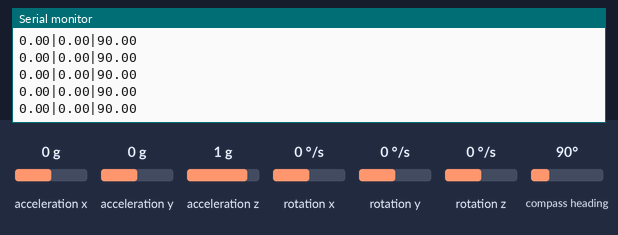
The sketch below on a simulated Arduino Uno, built with avr-gcc and run on an emulated ATmega328P. On the bench: the last lines printed to the serial monitor. Inputs (shaded band) come from the test bench; at power-on: acceleration x 0 g, acceleration y 0 g, acceleration z 1 g, compass heading 90°, rotation x 0 °/s, rotation y 0 °/s, rotation z 0 °/s.

Above: at 3.2 s.
3.3 s: acceleration x set to -1.4 g
At 4.0 s:
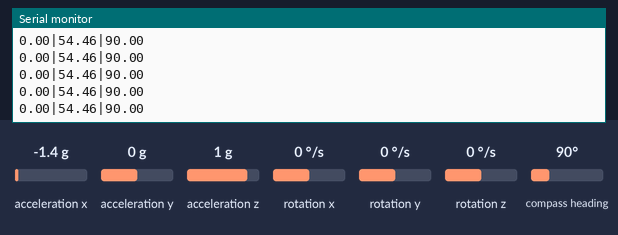
4.8 s: acceleration y set to -1.4 g
At 5.6 s:
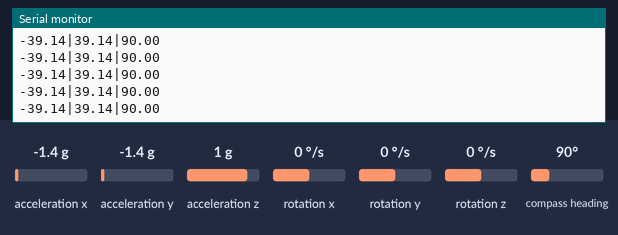
6.3 s: acceleration z set to -1.4 g
At 6.9 s:
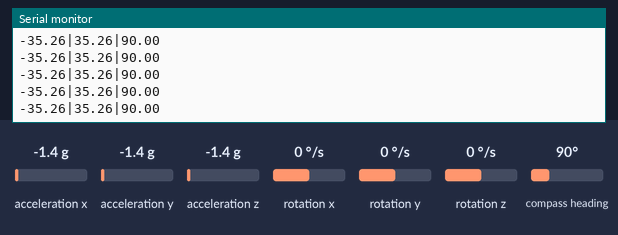
7.8 s: compass heading set to 7°
At 8.7 s:
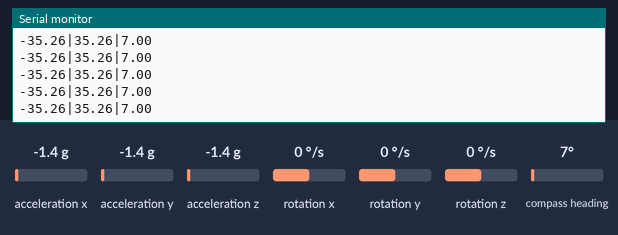
Timing chart, 0 to 10.3 s (numbered marks = the images above; inputs shaded):
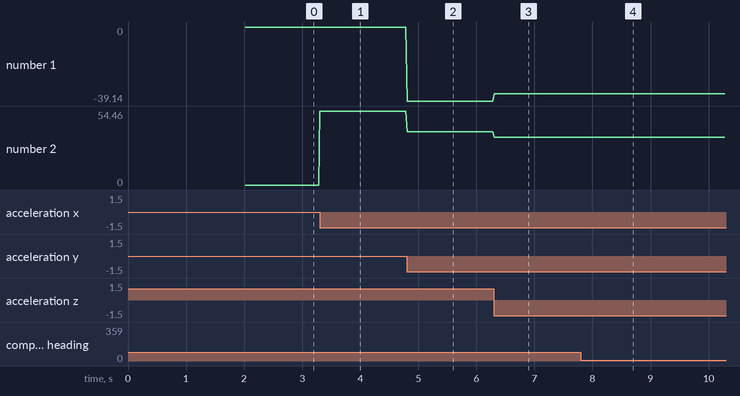

The sketch:

simple.ino
```cpp
#include "MPU9250.h"
#include "eeprom_utils.h"

MPU9250 mpu;


int ledPin = 13; // choose the pin for the LED
int inPin = 8;   // choose the input pin (for a pushbutton)
int val = 0;     // variable for reading the pin status


void calibrate() {
   mpu.setup();
  mpu.setMagneticDeclination(-0.2);
  mpu.calibrateAccelGyro();
  mpu.calibrateMag();

  // save to eeprom
  saveCalibration();

  // load from eeprom
  loadCalibration();
}


void setup()
{

  Serial.begin(115200);

  Wire.begin();
  mpu.setup();
  //calibrate();
  delay(2000);

}

void loop()
{
    static uint32_t prev_ms = millis();
    if ((millis() - prev_ms) > 16)
    {
      mpu.update();
      //mpu.print();


      Serial.print(mpu.getRoll());
      Serial.print("|");
      Serial.print(mpu.getPitch());
      Serial.print("|");
      Serial.println(mpu.getYaw());

      prev_ms = millis();
    }
}
```

EEPROMExt.h
```cpp
#pragma once
#ifndef EEPROMEXT_H
#define EEPROMEXT_H

#include <Arduino.h>
#include <EEPROM.h>

struct EEPROMExt : EEPROMClass
{
private:

    uint8_t* _data;
    size_t _size;
    bool _dirty;

public:

    uint8_t readByte (int address)
    {
        uint8_t value = 0;
        return readAll (address, value);
    }

    int8_t readChar (int address)
    {
        int8_t value = 0;
        return readAll (address, value);
    }

    uint8_t readUChar (int address)
    {
        uint8_t value = 0;
        return readAll (address, value);
    }

    int16_t readShort (int address)
    {
        int16_t value = 0;
        return readAll (address, value);
    }

    uint16_t readUShort (int address)
    {
        uint16_t value = 0;
        return readAll (address, value);
    }

    int32_t readInt (int address)
    {
        int32_t value = 0;
        return readAll (address, value);
    }

    uint32_t readUInt (int address)
    {
        uint32_t value = 0;
        return readAll (address, value);
    }

    int32_t readLong (int address)
    {
        int32_t value = 0;
        return readAll (address, value);
    }

    uint32_t readULong (int address)
    {
        uint32_t value = 0;
        return readAll (address, value);
    }

    int64_t readLong64 (int address)
    {
        int64_t value = 0;
        return readAll (address, value);
    }

    uint64_t readULong64 (int address)
    {
        uint64_t value = 0;
        return readAll (address, value);
    }

    float readFloat (int address)
    {
        float value = 0;
        return readAll (address, value);
    }

    double readDouble (int address)
    {
        double value = 0;
        return readAll (address, value);
    }

    bool readBool (int address)
    {
        int8_t value = 0;
        return readAll (address, value) ? 1 : 0;
    }

    size_t readString (int address, char* value, size_t maxLen)
    {
        if (!value)
            return 0;

        if (address < 0 || address + maxLen > _size)
            return 0;

        uint16_t len;
        for (len = 0; len <= _size; len++)
            if (_data[address + len] == 0)
            break;

        if (address + len > _size)
            return 0;

        memcpy((uint8_t*) value, _data + address, len);
        value[len] = 0;
        return len;
    }

    String readString (int address)
    {
        if (address < 0 || address > _size)
            return String(0);

        uint16_t len;
        for (len = 0; len <= _size; len++)
            if (_data[address + len] == 0)
            break;

        if (address + len > _size)
            return String(0);

        char value[len];
        memcpy((uint8_t*) value, _data + address, len);
        value[len] = 0;
        return String(value);
    }

    size_t readBytes (int address, void* value, size_t maxLen)
    {
        if (!value || !maxLen)
            return 0;

        if (address < 0 || address + maxLen > _size)
            return 0;

        memcpy((void*) value, _data + address, maxLen);
        return maxLen;
        }

        template <class T> T readAll (int address, T &value)
        {
        if (address < 0 || address + sizeof(T) > _size)
            return value;

        memcpy((uint8_t*) &value, _data + address, sizeof(T));
        return value;
    }

    template <class T> T writeAll (int address, const T &value)
    {
        if (address < 0 || address + sizeof(T) > _size)
            return value;

        memcpy(_data + address, (const uint8_t*) &value, sizeof(T));
        _dirty = true;

        return sizeof (value);
    }

    size_t writeByte (int address, uint8_t value)
    {
        return writeAll (address, value);
    }

    size_t writeChar (int address, int8_t value)
    {
        return writeAll (address, value);
    }

    size_t writeUChar (int address, uint8_t value)
    {
        return writeAll (address, value);
    }

    size_t writeShort (int address, int16_t value)
    {
        return writeAll (address, value);
    }

    size_t writeUShort (int address, uint16_t value)
    {
        return writeAll (address, value);
    }

    size_t writeInt (int address, int32_t value)
    {
        return writeAll (address, value);
    }

    size_t writeUInt (int address, uint32_t value)
    {
        return writeAll (address, value);
    }

    size_t writeLong (int address, int32_t value)
    {
        return writeAll (address, value);
    }

    size_t writeULong (int address, uint32_t value)
    {
        return writeAll (address, value);
    }

    size_t writeLong64 (int address, int64_t value)
    {
        return writeAll (address, value);
    }

    size_t writeULong64 (int address, uint64_t value)
    {
        return writeAll (address, value);
    }

    size_t writeFloat (int address, float value)
    {
        return writeAll (address, value);
    }

    size_t writeDouble (int address, double value)
    {
        return writeAll (address, value);
    }

    size_t writeBool (int address, bool value)
    {
        int8_t Bool;
        value ? Bool = 1 : Bool = 0;
        return writeAll (address, Bool);
    }

    size_t writeString (int address, const char* value)
    {
        if (!value)
            return 0;

        if (address < 0 || address > _size)
            return 0;

        uint16_t len;
        for (len = 0; len <= _size; len++)
            if (value[len] == 0)
            break;

        if (address + len > _size)
            return 0;

        memcpy(_data + address, (const uint8_t*) value, len + 1);
        _dirty = true;
        return strlen(value);
    }

    size_t writeString (int address, String value)
    {
        return writeString (address, value.c_str());
    }

    size_t writeBytes (int address, const void* value, size_t len)
    {
        if (!value || !len)
            return 0;

        if (address < 0 || address + len > _size)
            return 0;

        memcpy(_data + address, (const void*) value, len);
        _dirty = true;
        return len;
    }
};

#endif // EEPROMEXT_H
```

eeprom_utils.h
```cpp
#pragma once
#ifndef EEPROM_UTILS_H
#define EEPROM_UTILS_H

#include <EEPROM.h>
#include "EEPROMExt.h"
#include "MPU9250.h"

const uint8_t EEPROM_SIZE = 1 + sizeof(float) * 3 * 4;
bool b_calibrated = false;
extern MPU9250 mpu;

enum EEP_ADDR
{
    EEP_CALIB_FLAG = 0x00,
    EEP_ACC_BIAS = 0x01,
    EEP_GYRO_BIAS = 0x0D,
    EEP_MAG_BIAS = 0x19,
    EEP_MAG_SCALE = 0x25
};

EEPROMExt eeprom;

void saveCalibration(bool b_save = true)
{
    eeprom.writeByte(EEP_CALIB_FLAG, 1);
    eeprom.writeFloat(EEP_ACC_BIAS + 0, mpu.getAccBias(0));
    eeprom.writeFloat(EEP_ACC_BIAS + 4, mpu.getAccBias(1));
    eeprom.writeFloat(EEP_ACC_BIAS + 8, mpu.getAccBias(2));
    eeprom.writeFloat(EEP_GYRO_BIAS + 0, mpu.getGyroBias(0));
    eeprom.writeFloat(EEP_GYRO_BIAS + 4, mpu.getGyroBias(1));
    eeprom.writeFloat(EEP_GYRO_BIAS + 8, mpu.getGyroBias(2));
    eeprom.writeFloat(EEP_MAG_BIAS + 0, mpu.getMagBias(0));
    eeprom.writeFloat(EEP_MAG_BIAS + 4, mpu.getMagBias(1));
    eeprom.writeFloat(EEP_MAG_BIAS + 8, mpu.getMagBias(2));
    eeprom.writeFloat(EEP_MAG_SCALE + 0, mpu.getMagScale(0));
    eeprom.writeFloat(EEP_MAG_SCALE + 4, mpu.getMagScale(1));
    eeprom.writeFloat(EEP_MAG_SCALE + 8, mpu.getMagScale(2));
    // if (b_save) eeprom.commit();
}

void loadCalibration()
{
    if (eeprom.readByte(EEP_CALIB_FLAG) == 0x01)
    {
        Serial.println("calibrated? : YES");
        Serial.println("load calibrated values");
        mpu.setAccBias(0, eeprom.readFloat(EEP_ACC_BIAS + 0));
        mpu.setAccBias(1, eeprom.readFloat(EEP_ACC_BIAS + 4));
        mpu.setAccBias(2, eeprom.readFloat(EEP_ACC_BIAS + 8));
        mpu.setGyroBias(0, eeprom.readFloat(EEP_GYRO_BIAS + 0));
        mpu.setGyroBias(1, eeprom.readFloat(EEP_GYRO_BIAS + 4));
        mpu.setGyroBias(2, eeprom.readFloat(EEP_GYRO_BIAS + 8));
        mpu.setMagBias(0, eeprom.readFloat(EEP_MAG_BIAS + 0));
        mpu.setMagBias(1, eeprom.readFloat(EEP_MAG_BIAS + 4));
        mpu.setMagBias(2, eeprom.readFloat(EEP_MAG_BIAS + 8));
        mpu.setMagScale(0, eeprom.readFloat(EEP_MAG_SCALE + 0));
        mpu.setMagScale(1, eeprom.readFloat(EEP_MAG_SCALE + 4));
        mpu.setMagScale(2, eeprom.readFloat(EEP_MAG_SCALE + 8));
    }
    else
    {
        Serial.println("calibrated? : NO");
        Serial.println("load default values");
        mpu.setAccBias(0, +0.005);
        mpu.setAccBias(1, -0.008);
        mpu.setAccBias(2, -0.001);
        mpu.setGyroBias(0, +1.5);
        mpu.setGyroBias(1, -0.5);
        mpu.setGyroBias(2, +0.7);
        mpu.setMagBias(0, +186.41);
        mpu.setMagBias(1, -197.91);
        mpu.setMagBias(2, -425.55);
        mpu.setMagScale(0, +1.07);
        mpu.setMagScale(1, +0.95);
        mpu.setMagScale(2, +0.99);
    }
}

void clearCalibration()
{
    for (size_t i = 0; i < EEPROM_SIZE; ++i)
        eeprom.writeByte(i, 0xFF);
    // eeprom.commit();
}

bool isCalibrated()
{
    return (eeprom.readByte(EEP_CALIB_FLAG) == 0x01);
}

void printCalibration()
{
    Serial.println("< calibration parameters >");
    Serial.print("calibrated? : ");
    Serial.println(eeprom.readByte(EEP_CALIB_FLAG) ? "YES" : "NO");
    Serial.print("acc bias x  : ");
    Serial.println(eeprom.readFloat(EEP_ACC_BIAS + 0) * 1000.f);
    Serial.print("acc bias y  : ");
    Serial.println(eeprom.readFloat(EEP_ACC_BIAS + 4) * 1000.f);
    Serial.print("acc bias z  : ");
    Serial.println(eeprom.readFloat(EEP_ACC_BIAS + 8) * 1000.f);
    Serial.print("gyro bias x : ");
    Serial.println(eeprom.readFloat(EEP_GYRO_BIAS + 0));
    Serial.print("gyro bias y : ");
    Serial.println(eeprom.readFloat(EEP_GYRO_BIAS + 4));
    Serial.print("gyro bias z : ");
    Serial.println(eeprom.readFloat(EEP_GYRO_BIAS + 8));
    Serial.print("mag bias x  : ");
    Serial.println(eeprom.readFloat(EEP_MAG_BIAS + 0));
    Serial.print("mag bias y  : ");
    Serial.println(eeprom.readFloat(EEP_MAG_BIAS + 4));
    Serial.print("mag bias z  : ");
    Serial.println(eeprom.readFloat(EEP_MAG_BIAS + 8));
    Serial.print("mag scale x : ");
    Serial.println(eeprom.readFloat(EEP_MAG_SCALE + 0));
    Serial.print("mag scale y : ");
    Serial.println(eeprom.readFloat(EEP_MAG_SCALE + 4));
    Serial.print("mag scale z : ");
    Serial.println(eeprom.readFloat(EEP_MAG_SCALE + 8));
}

void printBytes()
{
    for (size_t i = 0; i < EEPROM_SIZE; ++i)
        Serial.println(eeprom.readByte(i), HEX);
}

void setupEEPROM()
{
    Serial.println("EEPROM start");
    // if (!eeprom.begin(EEPROM_SIZE))
    // {
    //     Serial.println("EEPROM start failed");
    // }

    b_calibrated = isCalibrated();
    if (!b_calibrated)
    {
        Serial.println("Need Calibration!!");
    }
    Serial.println("EEPROM calibration value is : ");
    printCalibration();
    Serial.println("Loaded calibration value is : ");
    loadCalibration();
}

#endif // EEPROM_UTILS_H
```

Measured:
- after the input at 3.3 s, the serial monitor: prints a new line at once (image 1)
- after the input at 4.8 s, the serial monitor: prints a new line at once (image 2)
- after the input at 6.3 s, the serial monitor: prints a new line at once (image 3)
- after the input at 7.8 s, the serial monitor: prints a new line at once (image 4)
- plotted number 1: 0 → -39.14 after the input at 4.8 s, -39.14 → -35.26 after the input at 6.3 s
- plotted number 2: 0 → 54.46 after the input at 3.3 s, 54.46 → 39.14 after the input at 4.8 s, 39.14 → 35.26 after the input at 6.3 s
